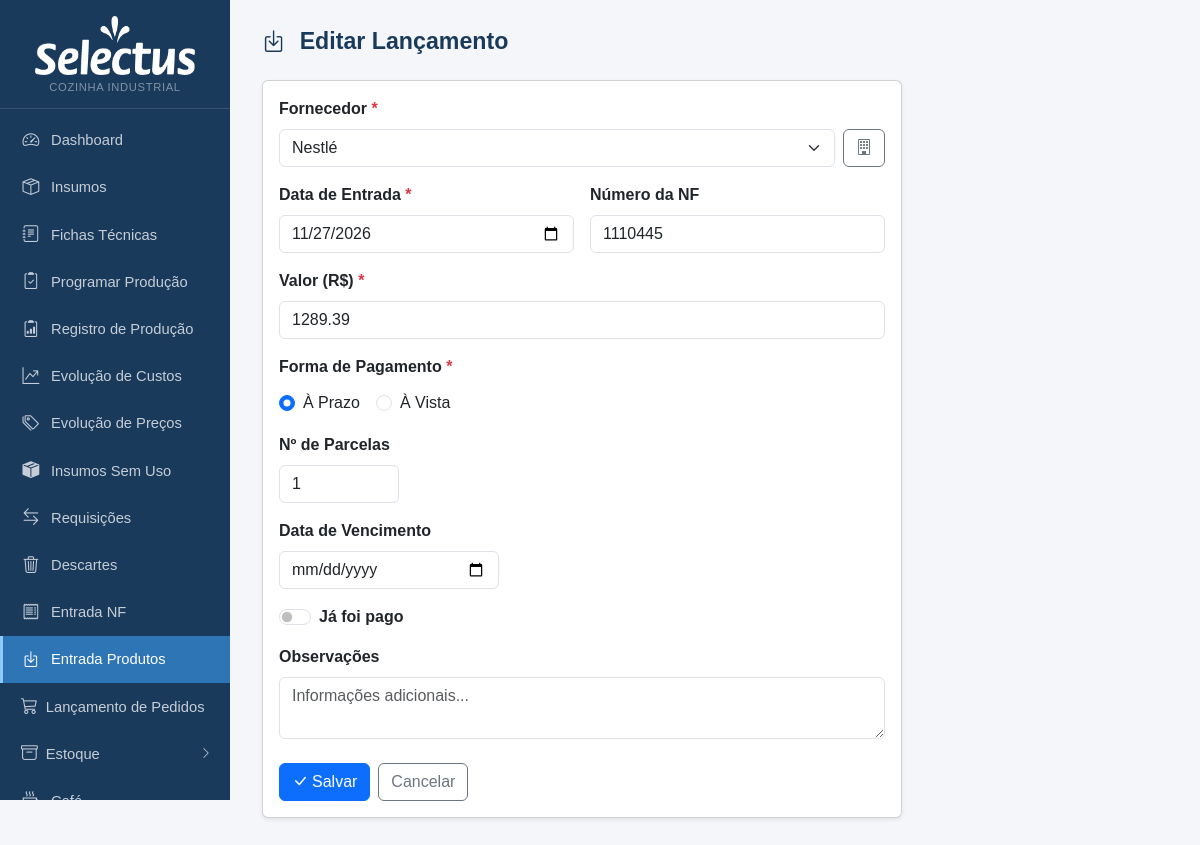
The page /entrada-produtos/68/editar on the database its author committed.
### tables this page shows
CREATE TABLE ep_lancamentos (
            id                  INTEGER PRIMARY KEY AUTOINCREMENT,
            fornecedor_id       INTEGER NOT NULL,
            data_entrada        TEXT NOT NULL,
            numero_nf           TEXT,
            valor               REAL NOT NULL,
            tipo_pagamento      TEXT NOT NULL DEFAULT 'prazo',
            data_vencimento     TEXT,
            pago                INTEGER NOT NULL DEFAULT 0,
            confirmado_fin      INTEGER NOT NULL DEFAULT 0,
            confirmado_fin_em   TEXT,
            obs                 TEXT,
            criado_em           TEXT DEFAULT (datetime('now','localtime')), pedido_id INTEGER REFERENCES pedidos(id), data_prevista_pgto TEXT,
            FOREIGN KEY (fornecedor_id) REFERENCES ep_fornecedores(id)
        );

### app.py (the view, shortened to what this page needs)
@app.route('/entrada-produtos/<int:id>/editar', methods=['GET', 'POST'])
def ep_editar(id):
    db = get_db()
    lancamento = db.execute('SELECT * FROM ep_lancamentos WHERE id=?', (id,)).fetchone()
    fornecedores = db.execute("SELECT * FROM ep_fornecedores WHERE ativo=1 ORDER BY nome COLLATE NOCASE").fetchall()
    if not lancamento:
        db.close()
        flash('Lançamento não encontrado.', 'danger')
        return redirect(url_for('ep_lista'))
    db.close()
    return render_template('ep_form.html', fornecedores=fornecedores, lancamento=lancamento)

### app.py (called while the page is built)
def get_db():
    c = sqlite3.connect(DB)
    c.row_factory = sqlite3.Row
    c.execute("PRAGMA foreign_keys = ON")
    return c

def count_alertas():
    try:
        db = get_db()
        n = db.execute('''SELECT COUNT(*) FROM insumos
                          WHERE estoque_minimo > 0 AND COALESCE(estoque_atual,0) < estoque_minimo''').fetchone()[0]
        db.close()
        return n
    except:
        return 0

@app.context_processor
def inject_alertas():
    try:
        db = get_db()
        n_ped = db.execute("SELECT COUNT(*) FROM pedidos WHERE status='aberto'").fetchone()[0]
        db.close()
    except Exception:
        n_ped = 0
    return dict(n_alertas=count_alertas(), n_pedidos_abertos=n_ped)

### templates/ep_form.html (shortened to what this page needs)
{% extends "base.html" %}
{% block content %}
<div class="page-header">
  <h1>
    <i class="bi bi-box-arrow-in-down me-2"></i>
    {{ 'Editar Lançamento' if lancamento else 'Novo Lançamento' }}
  </h1>
</div>
<div class="card shadow-sm" style="max-width:640px">
  <div class="card-body">
    <form method="POST">
      <div class="mb-3">
        <label class="form-label fw-semibold">Fornecedor <span class="text-danger">*</span></label>
        <div class="d-flex gap-2">
          <select name="fornecedor_id" id="sel_fornecedor" class="form-select" required onchange="carregarPedidos()">
            {% for f in fornecedores %}
            <option value="{{ f.id }}" {{ 'selected' if lancamento and lancamento.fornecedor_id == f.id }}>
              {{ f.nome }}
            </option>
            {% endfor %}
          </select>
          <a href="{{ url_for('ep_fornecedores') }}" class="btn btn-outline-secondary" title="Gerenciar fornecedores">
            <i class="bi bi-building"></i>
          </a>
        </div>
      </div>
      <div class="row g-3 mb-3">
        <div class="col-sm-6">
          <label class="form-label fw-semibold">Data de Entrada <span class="text-danger">*</span></label>
          <input type="date" name="data_entrada" class="form-control" required
                 value="{{ lancamento.data_entrada if lancamento else '' }}">
        </div>
        <div class="col-sm-6">
          <label class="form-label fw-semibold">Número da NF</label>
          <input type="text" name="numero_nf" class="form-control" placeholder="Ex: 001234"
                 value="{{ lancamento.numero_nf or '' if lancamento else '' }}">
        </div>
      </div>
      <div class="mb-3">
        <label class="form-label fw-semibold">Valor (R$) <span class="text-danger">*</span></label>
        <input type="text" name="valor" class="form-control" placeholder="0,00" required
               value="{{ '%.2f'|format(lancamento.valor) if lancamento else '' }}">
      </div>
      <div class="mb-3">
        <label class="form-label fw-semibold">Forma de Pagamento <span class="text-danger">*</span></label>
        <div class="d-flex gap-3 mt-1">
          <div class="form-check">
            <input class="form-check-input" type="radio" name="tipo_pagamento" id="pag_prazo" value="prazo"
                   {{ 'checked' if not lancamento or lancamento.tipo_pagamento == 'prazo' }}
                   onchange="toggleVenc()">
            <label class="form-check-label" for="pag_prazo">À Prazo</label>
          </div>
          <div class="form-check">
            <input class="form-check-input" type="radio" name="tipo_pagamento" id="pag_vista" value="vista"
                   {{ 'checked' if lancamento and lancamento.tipo_pagamento == 'vista' }}
                   onchange="toggleVenc()">
            <label class="form-check-label" for="pag_vista">À Vista</label>
          </div>
        </div>
      </div>
      <div id="div_vencimento">
        <div class="mb-3">
          <label class="form-label fw-semibold">Nº de Parcelas</label>
          <input type="number" name="parcelas" id="inp_parcelas" class="form-control" min="1" max="24"
                 value="{{ 1 }}" style="max-width:120px" oninput="gerarParcelas()">
        </div>
        <div id="div_datas_parcelas"></div>
      </div>
      <div class="mb-3">
        <div class="form-check form-switch">
          <input class="form-check-input" type="checkbox" name="pago" id="pago"
                 {{ 'checked' if lancamento and lancamento.pago }}>
          <label class="form-check-label fw-semibold" for="pago">Já foi pago</label>
        </div>
      </div>
      <div class="mb-4">
        <label class="form-label fw-semibold">Observações</label>
        <textarea name="obs" class="form-control" rows="2" placeholder="Informações adicionais...">{{ lancamento.obs or '' if lancamento else '' }}</textarea>
      </div>
      <div class="d-flex gap-2">
        <button type="submit" class="btn btn-primary">
          <i class="bi bi-check-lg me-1"></i>{{ 'Salvar' if lancamento else 'Registrar Lançamento' }}
        </button>
        <a href="{{ url_for('ep_lista') }}" class="btn btn-outline-secondary">Cancelar</a>
      </div>
    </form>
  </div>
</div>
{% endblock %}

### rows shown on the page
ep_lancamentos: data_entrada "11/27/2026", numero_nf "1110445", valor "1289.39"

### other values the page prints
{{ 'Editar Lançamento' if lancamento else 'Novo Lançamento' }} "Editar Lançamento"
{{ 'Salvar' if lancamento else 'Registrar Lançamento' }} "Salvar"
form field fornecedor_id "Nestlé"
